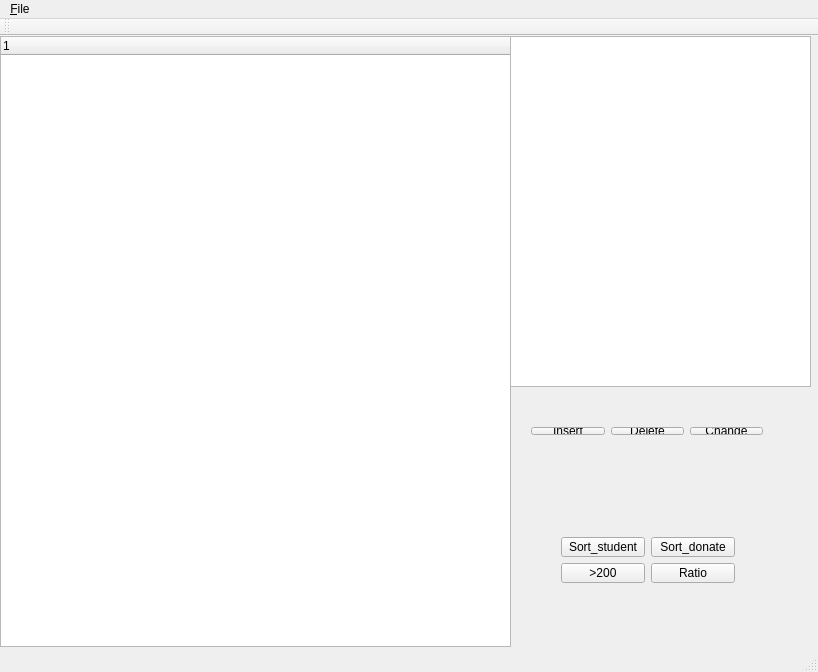
<?xml version="1.0" encoding="UTF-8"?>
<ui version="4.0">
 <class>MainWindow</class>
 <widget class="QMainWindow" name="MainWindow">
  <property name="geometry">
   <rect>
    <x>0</x>
    <y>0</y>
    <width>818</width>
    <height>672</height>
   </rect>
  </property>
  <property name="windowTitle">
   <string>MainWindow</string>
  </property>
  <widget class="QWidget" name="centralWidget">
   <widget class="QTreeWidget" name="treeWidget">
    <property name="geometry">
     <rect>
      <x>0</x>
      <y>0</y>
      <width>511</width>
      <height>611</height>
     </rect>
    </property>
   </widget>
   <widget class="QTableWidget" name="tableWidget">
    <property name="geometry">
     <rect>
      <x>510</x>
      <y>0</y>
      <width>301</width>
      <height>351</height>
     </rect>
    </property>
   </widget>
   <widget class="QWidget" name="">
    <property name="geometry">
     <rect>
      <x>520</x>
      <y>380</y>
      <width>254</width>
      <height>30</height>
     </rect>
    </property>
    <layout class="QHBoxLayout" name="horizontalLayout">
     <item>
      <widget class="QPushButton" name="insertButton">
       <property name="text">
        <string>Insert</string>
       </property>
      </widget>
     </item>
     <item>
      <widget class="QPushButton" name="deleteButton">
       <property name="text">
        <string>Delete</string>
       </property>
      </widget>
     </item>
     <item>
      <widget class="QPushButton" name="changeButton">
       <property name="text">
        <string>Change</string>
       </property>
      </widget>
     </item>
    </layout>
   </widget>
   <widget class="QWidget" name="">
    <property name="geometry">
     <rect>
      <x>550</x>
      <y>490</y>
      <width>196</width>
      <height>68</height>
     </rect>
    </property>
    <layout class="QVBoxLayout" name="verticalLayout">
     <item>
      <layout class="QHBoxLayout" name="horizontalLayout_2">
       <item>
        <widget class="QPushButton" name="pushButton">
         <property name="text">
          <string>Sort_student</string>
         </property>
        </widget>
       </item>
       <item>
        <widget class="QPushButton" name="sortButton">
         <property name="text">
          <string>Sort_donate</string>
         </property>
        </widget>
       </item>
      </layout>
     </item>
     <item>
      <layout class="QHBoxLayout" name="horizontalLayout_3">
       <item>
        <widget class="QPushButton" name="moreButton">
         <property name="text">
          <string>&gt;200</string>
         </property>
        </widget>
       </item>
       <item>
        <widget class="QPushButton" name="ratioButton">
         <property name="text">
          <string>Ratio</string>
         </property>
        </widget>
       </item>
      </layout>
     </item>
    </layout>
   </widget>
  </widget>
  <widget class="QMenuBar" name="menuBar">
   <property name="geometry">
    <rect>
     <x>0</x>
     <y>0</y>
     <width>818</width>
     <height>25</height>
    </rect>
   </property>
   <widget class="QMenu" name="menu_File">
    <property name="title">
     <string>&amp;File</string>
    </property>
    <addaction name="action_New"/>
    <addaction name="action_Save"/>
    <addaction name="action_Open"/>
   </widget>
   <addaction name="menu_File"/>
  </widget>
  <widget class="QToolBar" name="mainToolBar">
   <attribute name="toolBarArea">
    <enum>TopToolBarArea</enum>
   </attribute>
   <attribute name="toolBarBreak">
    <bool>false</bool>
   </attribute>
  </widget>
  <widget class="QStatusBar" name="statusBar"/>
  <action name="actionf">
   <property name="text">
    <string>f</string>
   </property>
  </action>
  <action name="action_New">
   <property name="text">
    <string>&amp;New</string>
   </property>
  </action>
  <action name="action_Save">
   <property name="text">
    <string>&amp;Save</string>
   </property>
  </action>
  <action name="action_Open">
   <property name="text">
    <string>&amp;Open</string>
   </property>
  </action>
 </widget>
 <layoutdefault spacing="6" margin="11"/>
 <resources/>
 <connections/>
</ui>
